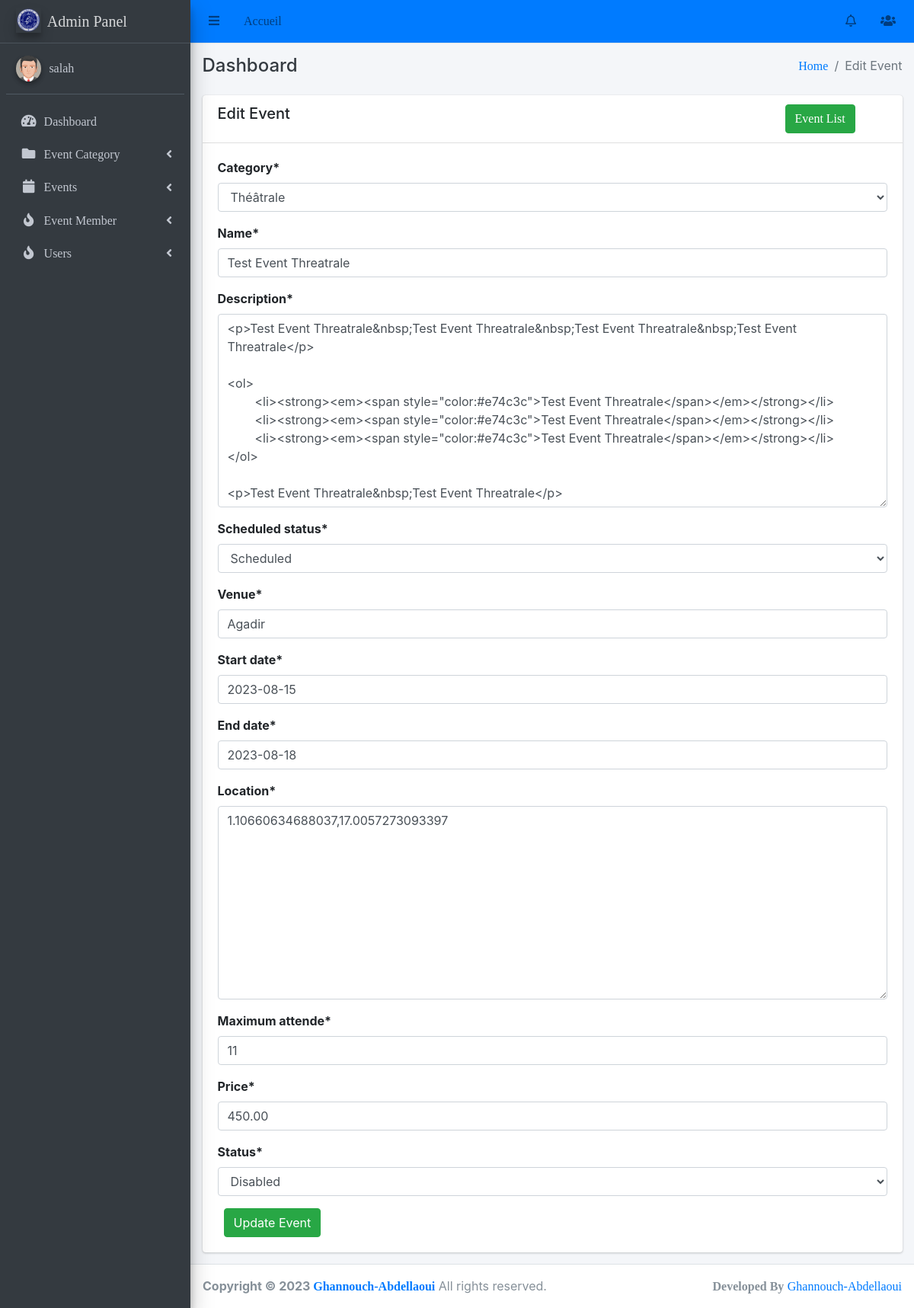
Before: /events/event/10/edit/ (signed in) with the older database file.
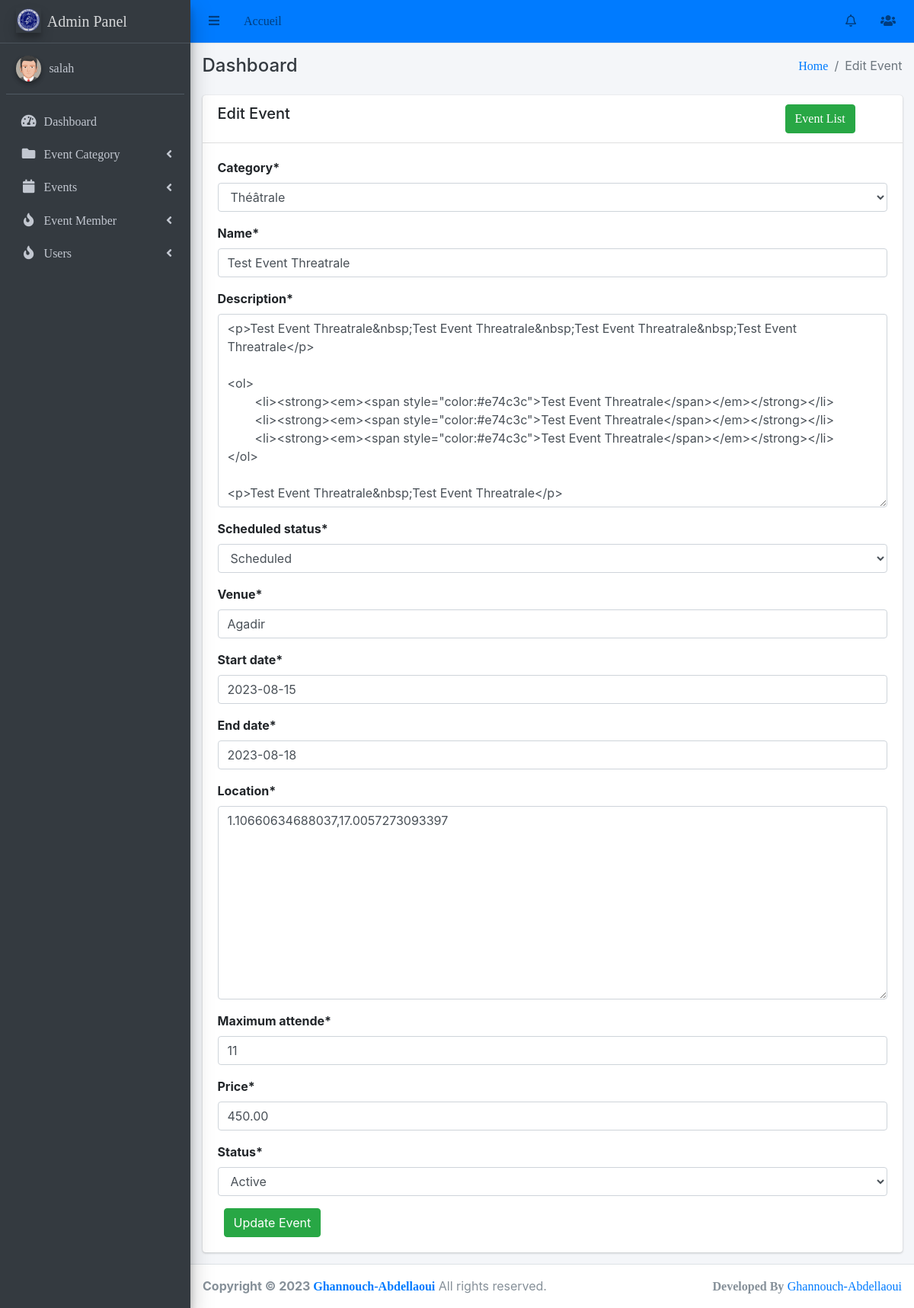
After: the same page with the newer database file.
### events/models.py (models this page shows, shortened)
class Event(models.Model):
    category = models.ForeignKey(EventCategory, on_delete=models.CASCADE)
    name = models.CharField(max_length=255, unique=True)
    description = RichTextUploadingField()
    job_category = models.ForeignKey(JobCategory, on_delete=models.CASCADE)
    select_scheduled_status = (
        ('yet to scheduled', 'Yet to Scheduled'),
        ('scheduled', 'Scheduled')
    )
    scheduled_status = models.CharField(max_length=25, choices=select_scheduled_status)
    venue = models.CharField(max_length=255)
    start_date = models.DateField()
    end_date = models.DateField()
    location = LocationField()
    maximum_attende = models.PositiveIntegerField()
    created_user = models.ForeignKey('auth.User', on_delete=models.CASCADE, null=True, blank=True, related_name='event_created_user')
    updated_user = models.ForeignKey('auth.User', on_delete=models.CASCADE, blank=True, null=True, related_name='event_updated_user')
    created_date = models.DateField(auto_now_add=True)
    updated_date = models.DateField(auto_now_add=True)
    last_updated = models.DateTimeField(auto_now=True)
    status_choice = (
        ('disabled', 'Disabled'),
        ('active', 'Active'),
        ('deleted', 'Deleted'),
        ('time out', 'Time Out'),
        ('completed', 'Completed'),
        ('cancel', 'Cancel'),
    )
    status = models.CharField(choices=status_choice, max_length=10)
    price = models.DecimalField(max_digits=8, decimal_places=2,null=True)
    ticket = models.OneToOneField(Ticket, on_delete=models.CASCADE, null=True,  blank=True)

### events/views.py (the view, shortened to what this page needs)
# urls.py: path('event/<int:pk>/edit/', EventUpdateView.as_view(), name='event-edit'),
class EventUpdateView(LoginRequiredMixin, UpdateView):
    login_url = 'login'
    model = Event
    fields = ['category', 'name', 'description', 'scheduled_status', 'venue', 'start_date', 'end_date', 'location', 'maximum_attende','price', 'status']
    template_name = 'events/edit_event.html'

### events/models.py (called while the page is built)
    def __str__(self):
        return self.name

### main/templates/events/edit_event.html (shortened to what this page needs)
{% extends 'base/base.html' %}
{% block breadcrumb %}Edit Event{% endblock breadcrumb %}
{% load crispy_forms_tags %}
{% block extrahead %}
    <link href='https://api.mapbox.com/mapbox-gl-js/v1.11.0/mapbox-gl.css' rel='stylesheet' />
    {% load mapbox_location_field_tags %}
{% endblock extrahead %}
{% block content %}
    <div class="row">
        <div class="col-md-12">
            <div class="card">
                <div class="card-header">
                    <div class="row">
                        <div class="col-md-10">
                            <h5>Edit Event</h5>
                        </div>
                        <div class="col-md-2">
                            <a class="btn btn-success" href="{% url 'admin_events:event-list' %}">Event List</a>
                        </div>
                    </div>
                </div>
                <div class="card-body">
                    <form method="post" enctype="multipart/form-data">
                        {{ form|crispy  }}
                        <button class="btn btn-success ml-2" type="submit">Update Event</button>
                    </form>
                </div>
            </div>
        </div>
    </div>
{% endblock content %}

Changed rows visible on the page:
changed Event "Théâtrale": status "Disabled" → "Active"
